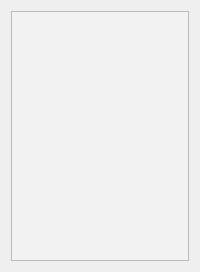
         <widget class="QWidget" name="page1">
          <layout class="QGridLayout" name="gridLayout">
           <item row="0" column="0" colspan="2">
            <widget class="QFrame" name="frame_Alfandega_3">
             <property name="minimumSize">
              <size>
               <width>0</width>
               <height>250</height>
              </size>
             </property>
             <property name="maximumSize">
              <size>
               <width>16777215</width>
               <height>250</height>
              </size>
             </property>
             <property name="styleSheet">
              <string notr="true">QFrame{ background-color: #f2f2f2; }</string>
             </property>
             <property name="frameShape">
              <enum>QFrame::StyledPanel</enum>
             </property>
             <property name="frameShadow">
              <enum>QFrame::Raised</enum>
             </property>
             <layout class="QVBoxLayout" name="verticalLayout_18">
              <item>
               <widget class="QFrame" name="frame_28">
                <property name="styleSheet">
                 <string notr="true">QFrame{ border:0px }</string>
                </property>
                <property name="frameShape">
                 <enum>QFrame::StyledPanel</enum>
                </property>
                <property name="frameShadow">
                 <enum>QFrame::Raised</enum>
                </property>
                <layout class="QVBoxLayout" name="verticalLayout_19">
                 <item>
                  <widget class="QFrame" name="frame_3">
                   <property name="frameShape">
                    <enum>QFrame::StyledPanel</enum>
                   </property>
                   <property name="frameShadow">
                    <enum>QFrame::Raised</enum>
                   </property>
                   <widget class="QFrame" name="frame_5">
                    <property name="geometry">
                     <rect>
                      <x>160</x>
                      <y>60</y>
                      <width>791</width>
                      <height>80</height>
                     </rect>
                    </property>
                    <property name="frameShape">
                     <enum>QFrame::StyledPanel</enum>
                    </property>
                    <property name="frameShadow">
                     <enum>QFrame::Raised</enum>
                    </property>
                    <widget class="QLineEdit" name="lineEdit">
                     <property name="geometry">
                      <rect>
                       <x>10</x>
                       <y>10</y>
                       <width>771</width>
                       <height>61</height>
                      </rect>
                     </property>
                    </widget>
                   </widget>
                   <widget class="QLabel" name="label_TitleAlfandega_3">
                    <property name="geometry">
                     <rect>
                      <x>330</x>
                      <y>10</y>
                      <width>540</width>
                      <height>41</height>
                     </rect>
                    </property>
                    <property name="minimumSize">
                     <size>
                      <width>230</width>
                      <height>0</height>
                     </size>
                    </property>
                    <property name="styleSheet">
                     <string notr="true">QLabel{
text-align:centeral;
color:#4b6272;
border:0px;
font-size:45px;
font-weight: bold;
}</string>
                    </property>
                    <property name="text">
                     <string>Ссылка на папку</string>
                    </property>
                   </widget>
                   <widget class="QPushButton" name="pushButton_BtnAlfandega_3">
                    <property name="geometry">
                     <rect>
                      <x>430</x>
                      <y>150</y>
                      <width>234</width>
                      <height>50</height>
                     </rect>
                    </property>
                    <property name="minimumSize">
                     <size>
                      <width>0</width>
                      <height>50</height>
                     </size>
                    </property>
                    <property name="maximumSize">
                     <size>
                      <width>234</width>
                      <height>50</height>
                     </size>
                    </property>
                    <property name="cursor">
                     <cursorShape>PointingHandCursor</cursorShape>
                    </property>
                    <property name="layoutDirection">
                     <enum>Qt::LeftToRight</enum>
                    </property>
                    <property name="styleSheet">
                     <string notr="true">QPushButton{
	text-align:centeral;
	color:#fff;
	border:0px;
	border-radius:25px;
	font-size:20px;
	cursor: pointer;
	background-color:#538fff;
}
QPushButton:hover{
background-color:#3668ff;
}


</string>
                    </property>
                    <property name="text">
                     <string>ОК</string>
                    </property>
                    <property name="icon">
                     <iconset>
                      <normaloff>:/img/path395.png</normaloff>:/img/path395.png</iconset>
                    </property>
                    <property name="iconSize">
                     <size>
                      <width>40</width>
                      <height>40</height>
                     </size>
                    </property>
                   </widget>
                  </widget>
                 </item>
                </layout>
               </widget>
              </item>
             </layout>
            </widget>
           </item>
          </layout>
         </widget>
